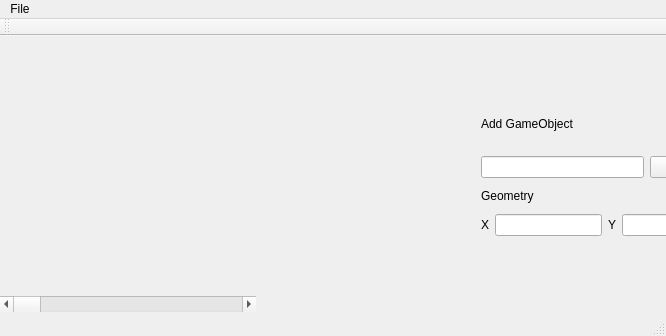
<?xml version="1.0" encoding="UTF-8"?>
<ui version="4.0">
 <class>EditorClass</class>
 <widget class="QMainWindow" name="EditorClass">
  <property name="geometry">
   <rect>
    <x>0</x>
    <y>0</y>
    <width>666</width>
    <height>336</height>
   </rect>
  </property>
  <property name="windowTitle">
   <string>Editor</string>
  </property>
  <widget class="QWidget" name="centralWidget">
   <widget class="openglwindow" name="OpenglWindow" native="true">
    <property name="geometry">
     <rect>
      <x>0</x>
      <y>0</y>
      <width>256</width>
      <height>256</height>
     </rect>
    </property>
   </widget>
   <widget class="QWidget" name="verticalLayoutWidget">
    <property name="geometry">
     <rect>
      <x>470</x>
      <y>50</y>
      <width>271</width>
      <height>161</height>
     </rect>
    </property>
    <layout class="QVBoxLayout" name="verticalLayout">
     <item>
      <widget class="QLabel" name="label">
       <property name="text">
        <string>Add GameObject</string>
       </property>
      </widget>
     </item>
     <item>
      <layout class="QHBoxLayout" name="horizontalLayout">
       <item>
        <widget class="QLineEdit" name="lineEdit"/>
       </item>
       <item>
        <widget class="QPushButton" name="pushButton">
         <property name="text">
          <string>Browser</string>
         </property>
        </widget>
       </item>
      </layout>
     </item>
     <item>
      <layout class="QVBoxLayout" name="verticalLayout_2">
       <item>
        <widget class="QLabel" name="label_2">
         <property name="text">
          <string>Geometry</string>
         </property>
        </widget>
       </item>
       <item>
        <layout class="QHBoxLayout" name="horizontalLayout_2">
         <item>
          <widget class="QLabel" name="label_3">
           <property name="text">
            <string>X</string>
           </property>
          </widget>
         </item>
         <item>
          <widget class="QLineEdit" name="lineEdit_2"/>
         </item>
         <item>
          <widget class="QLabel" name="label_4">
           <property name="text">
            <string>Y</string>
           </property>
          </widget>
         </item>
         <item>
          <widget class="QLineEdit" name="lineEdit_3"/>
         </item>
        </layout>
       </item>
      </layout>
     </item>
    </layout>
   </widget>
   <widget class="QScrollBar" name="ViewStartXScrollBar">
    <property name="geometry">
     <rect>
      <x>0</x>
      <y>260</y>
      <width>256</width>
      <height>16</height>
     </rect>
    </property>
    <property name="orientation">
     <enum>Qt::Horizontal</enum>
    </property>
   </widget>
  </widget>
  <widget class="QMenuBar" name="menuBar">
   <property name="geometry">
    <rect>
     <x>0</x>
     <y>0</y>
     <width>666</width>
     <height>23</height>
    </rect>
   </property>
   <widget class="QMenu" name="menuFile">
    <property name="title">
     <string>File</string>
    </property>
    <addaction name="actionNew"/>
    <addaction name="actionOpen"/>
    <addaction name="actionSave"/>
    <addaction name="actionSave_As"/>
   </widget>
   <addaction name="menuFile"/>
  </widget>
  <widget class="QToolBar" name="mainToolBar">
   <attribute name="toolBarArea">
    <enum>TopToolBarArea</enum>
   </attribute>
   <attribute name="toolBarBreak">
    <bool>false</bool>
   </attribute>
  </widget>
  <widget class="QStatusBar" name="statusBar"/>
  <action name="actionNew">
   <property name="text">
    <string>New</string>
   </property>
  </action>
  <action name="actionOpen">
   <property name="text">
    <string>Open</string>
   </property>
  </action>
  <action name="actionSave">
   <property name="text">
    <string>Save</string>
   </property>
  </action>
  <action name="actionSave_As">
   <property name="text">
    <string>Save As</string>
   </property>
  </action>
 </widget>
 <layoutdefault spacing="6" margin="11"/>
 <customwidgets>
  <customwidget>
   <class>openglwindow</class>
   <extends>QWidget</extends>
   <header>openglwindow.h</header>
   <container>1</container>
   <slots>
    <slot>setStartX(int)</slot>
   </slots>
  </customwidget>
 </customwidgets>
 <resources>
  <include location="Editor.qrc"/>
 </resources>
 <connections>
  <connection>
   <sender>ViewStartXScrollBar</sender>
   <signal>valueChanged(int)</signal>
   <receiver>OpenglWindow</receiver>
   <slot>setStartX(int)</slot>
   <hints>
    <hint type="sourcelabel">
     <x>120</x>
     <y>296</y>
    </hint>
    <hint type="destinationlabel">
     <x>130</x>
     <y>167</y>
    </hint>
   </hints>
  </connection>
  <connection>
   <sender>actionNew</sender>
   <signal>triggered()</signal>
   <receiver>EditorClass</receiver>
   <slot>onActionNewTriggered()</slot>
   <hints>
    <hint type="sourcelabel">
     <x>59</x>
     <y>89</y>
    </hint>
    <hint type="destinationlabel">
     <x>332</x>
     <y>167</y>
    </hint>
   </hints>
  </connection>
 </connections>
 <slots>
  <slot>onActionNewTriggered()</slot>
 </slots>
</ui>
